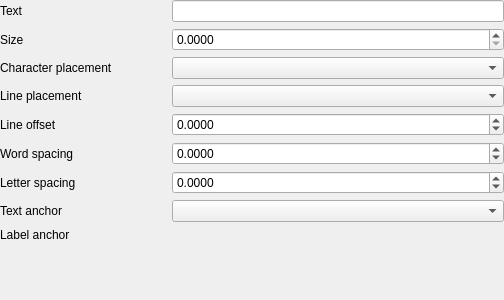
<?xml version="1.0" encoding="UTF-8"?>
<ui version="4.0">
 <class>LabelSettingsWidgetBase</class>
 <widget class="QWidget" name="LabelSettingsWidgetBase">
  <property name="geometry">
   <rect>
    <x>0</x>
    <y>0</y>
    <width>504</width>
    <height>300</height>
   </rect>
  </property>
  <property name="windowTitle">
   <string>Form</string>
  </property>
  <layout class="QGridLayout" name="gridLayout" columnstretch="0">
   <property name="leftMargin">
    <number>0</number>
   </property>
   <property name="topMargin">
    <number>0</number>
   </property>
   <property name="rightMargin">
    <number>0</number>
   </property>
   <property name="bottomMargin">
    <number>0</number>
   </property>
   <item row="2" column="0">
    <widget class="QStackedWidget" name="stacked_widget">
     <property name="currentIndex">
      <number>0</number>
     </property>
     <widget class="QWidget" name="page_properties">
      <layout class="QGridLayout" name="gridLayout_2" columnstretch="1,2">
       <property name="leftMargin">
        <number>0</number>
       </property>
       <property name="topMargin">
        <number>0</number>
       </property>
       <property name="rightMargin">
        <number>0</number>
       </property>
       <property name="bottomMargin">
        <number>0</number>
       </property>
       <item row="0" column="1">
        <widget class="QLineEdit" name="text_string_line_edit"/>
       </item>
       <item row="6" column="1">
        <widget class="QgsDoubleSpinBox" name="font_letter_spacing_spin_box">
         <property name="sizePolicy">
          <sizepolicy hsizetype="Preferred" vsizetype="Fixed">
           <horstretch>0</horstretch>
           <verstretch>0</verstretch>
          </sizepolicy>
         </property>
         <property name="toolTip">
          <string/>
         </property>
         <property name="decimals">
          <number>4</number>
         </property>
         <property name="minimum">
          <double>-1000.000000000000000</double>
         </property>
         <property name="maximum">
          <double>1000.000000000000000</double>
         </property>
         <property name="singleStep">
          <double>0.100000000000000</double>
         </property>
         <property name="showClearButton" stdset="0">
          <bool>true</bool>
         </property>
        </widget>
       </item>
       <item row="4" column="0">
        <widget class="QLabel" name="mFontWordSpacingLabel_7">
         <property name="sizePolicy">
          <sizepolicy hsizetype="Preferred" vsizetype="Preferred">
           <horstretch>0</horstretch>
           <verstretch>0</verstretch>
          </sizepolicy>
         </property>
         <property name="text">
          <string>Line offset</string>
         </property>
        </widget>
       </item>
       <item row="7" column="0">
        <widget class="QLabel" name="mFontWordSpacingLabel_8">
         <property name="sizePolicy">
          <sizepolicy hsizetype="Preferred" vsizetype="Preferred">
           <horstretch>0</horstretch>
           <verstretch>0</verstretch>
          </sizepolicy>
         </property>
         <property name="text">
          <string>Text anchor</string>
         </property>
        </widget>
       </item>
       <item row="5" column="0">
        <widget class="QLabel" name="mFontWordSpacingLabel_3">
         <property name="sizePolicy">
          <sizepolicy hsizetype="Preferred" vsizetype="Preferred">
           <horstretch>0</horstretch>
           <verstretch>0</verstretch>
          </sizepolicy>
         </property>
         <property name="text">
          <string>Word spacing</string>
         </property>
        </widget>
       </item>
       <item row="2" column="1">
        <widget class="QComboBox" name="combo_char_placement"/>
       </item>
       <item row="1" column="1">
        <widget class="QgsDoubleSpinBox" name="font_size_spin_box">
         <property name="sizePolicy">
          <sizepolicy hsizetype="Preferred" vsizetype="Fixed">
           <horstretch>0</horstretch>
           <verstretch>0</verstretch>
          </sizepolicy>
         </property>
         <property name="toolTip">
          <string/>
         </property>
         <property name="decimals">
          <number>4</number>
         </property>
         <property name="minimum">
          <double>0.000000000000000</double>
         </property>
         <property name="maximum">
          <double>1000.000000000000000</double>
         </property>
         <property name="singleStep">
          <double>0.100000000000000</double>
         </property>
         <property name="showClearButton" stdset="0">
          <bool>true</bool>
         </property>
        </widget>
       </item>
       <item row="4" column="1">
        <widget class="QgsDoubleSpinBox" name="line_offset_spin_box">
         <property name="sizePolicy">
          <sizepolicy hsizetype="Preferred" vsizetype="Fixed">
           <horstretch>0</horstretch>
           <verstretch>0</verstretch>
          </sizepolicy>
         </property>
         <property name="toolTip">
          <string/>
         </property>
         <property name="decimals">
          <number>4</number>
         </property>
         <property name="minimum">
          <double>-1000.000000000000000</double>
         </property>
         <property name="maximum">
          <double>1000.000000000000000</double>
         </property>
         <property name="singleStep">
          <double>0.100000000000000</double>
         </property>
         <property name="showClearButton" stdset="0">
          <bool>true</bool>
         </property>
        </widget>
       </item>
       <item row="0" column="0">
        <widget class="QLabel" name="label_3">
         <property name="text">
          <string>Text</string>
         </property>
        </widget>
       </item>
       <item row="9" column="1">
        <spacer name="verticalSpacer">
         <property name="orientation">
          <enum>Qt::Orientation::Vertical</enum>
         </property>
         <property name="sizeHint" stdset="0">
          <size>
           <width>20</width>
           <height>40</height>
          </size>
         </property>
        </spacer>
       </item>
       <item row="1" column="0">
        <widget class="QLabel" name="mFontWordSpacingLabel_4">
         <property name="sizePolicy">
          <sizepolicy hsizetype="Preferred" vsizetype="Preferred">
           <horstretch>0</horstretch>
           <verstretch>0</verstretch>
          </sizepolicy>
         </property>
         <property name="text">
          <string>Size</string>
         </property>
        </widget>
       </item>
       <item row="2" column="0">
        <widget class="QLabel" name="mFontWordSpacingLabel_5">
         <property name="sizePolicy">
          <sizepolicy hsizetype="Preferred" vsizetype="Preferred">
           <horstretch>0</horstretch>
           <verstretch>0</verstretch>
          </sizepolicy>
         </property>
         <property name="text">
          <string>Character placement</string>
         </property>
        </widget>
       </item>
       <item row="7" column="1">
        <widget class="QComboBox" name="combo_text_anchor"/>
       </item>
       <item row="6" column="0">
        <widget class="QLabel" name="mFontLetterSpacingLabel_3">
         <property name="sizePolicy">
          <sizepolicy hsizetype="Preferred" vsizetype="Preferred">
           <horstretch>0</horstretch>
           <verstretch>0</verstretch>
          </sizepolicy>
         </property>
         <property name="text">
          <string>Letter spacing</string>
         </property>
        </widget>
       </item>
       <item row="3" column="1">
        <widget class="QComboBox" name="combo_line_placement"/>
       </item>
       <item row="5" column="1">
        <widget class="QgsDoubleSpinBox" name="font_word_spacing_spin_box">
         <property name="sizePolicy">
          <sizepolicy hsizetype="Preferred" vsizetype="Fixed">
           <horstretch>0</horstretch>
           <verstretch>0</verstretch>
          </sizepolicy>
         </property>
         <property name="toolTip">
          <string/>
         </property>
         <property name="decimals">
          <number>4</number>
         </property>
         <property name="minimum">
          <double>-1000.000000000000000</double>
         </property>
         <property name="maximum">
          <double>1000.000000000000000</double>
         </property>
         <property name="singleStep">
          <double>0.100000000000000</double>
         </property>
         <property name="showClearButton" stdset="0">
          <bool>true</bool>
         </property>
        </widget>
       </item>
       <item row="3" column="0">
        <widget class="QLabel" name="mFontWordSpacingLabel_6">
         <property name="sizePolicy">
          <sizepolicy hsizetype="Preferred" vsizetype="Preferred">
           <horstretch>0</horstretch>
           <verstretch>0</verstretch>
          </sizepolicy>
         </property>
         <property name="text">
          <string>Line placement</string>
         </property>
        </widget>
       </item>
       <item row="8" column="0">
        <widget class="QLabel" name="mFontLetterSpacingLabel_4">
         <property name="sizePolicy">
          <sizepolicy hsizetype="Preferred" vsizetype="Preferred">
           <horstretch>0</horstretch>
           <verstretch>0</verstretch>
          </sizepolicy>
         </property>
         <property name="text">
          <string>Label anchor</string>
         </property>
        </widget>
       </item>
       <item row="8" column="1">
        <widget class="QgsPercentageWidget" name="anchor_widget" native="true"/>
       </item>
      </layout>
     </widget>
     <widget class="QWidget" name="page_no_selection">
      <layout class="QGridLayout" name="gridLayout_3">
       <item row="0" column="0">
        <widget class="QLabel" name="label">
         <property name="text">
          <string>No label feature selected</string>
         </property>
         <property name="alignment">
          <set>Qt::AlignmentFlag::AlignCenter</set>
         </property>
        </widget>
       </item>
      </layout>
     </widget>
     <widget class="QWidget" name="page_multiple_selection">
      <layout class="QGridLayout" name="gridLayout_4">
       <item row="0" column="0">
        <widget class="QLabel" name="label_2">
         <property name="text">
          <string>Multiple label features selected</string>
         </property>
         <property name="alignment">
          <set>Qt::AlignmentFlag::AlignCenter</set>
         </property>
        </widget>
       </item>
      </layout>
     </widget>
    </widget>
   </item>
  </layout>
 </widget>
 <customwidgets>
  <customwidget>
   <class>QgsDoubleSpinBox</class>
   <extends>QDoubleSpinBox</extends>
   <header>qgsdoublespinbox.h</header>
  </customwidget>
  <customwidget>
   <class>QgsPercentageWidget</class>
   <extends>QWidget</extends>
   <header>qgis.gui</header>
   <container>1</container>
  </customwidget>
 </customwidgets>
 <resources/>
 <connections/>
</ui>
